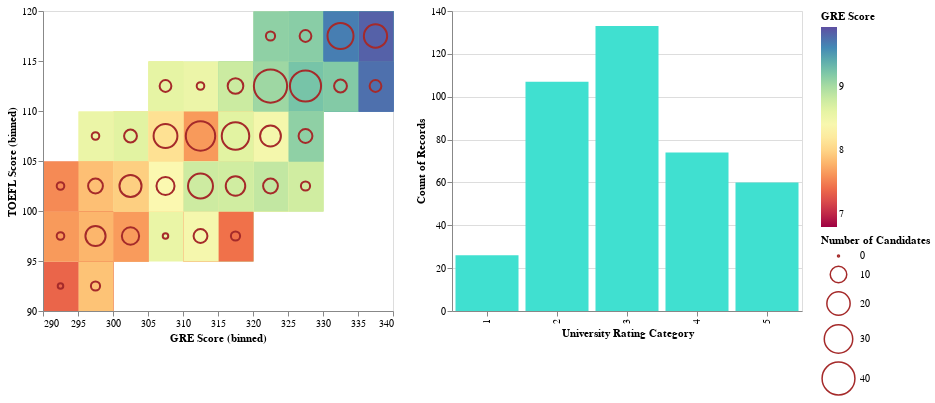

The notebook cell this image was saved under:
### Code cell
bars = alt.Chart(ap).mark_bar().encode(
    x='University Rating Category',
    y='count()',
    color=alt.condition(selected_region, alt.ColorValue("turquoise"), alt.ColorValue("grey"))
).properties(
    width=350
).add_selection(selected_region)

heatmap + circles | bars

#can filter number of candidates in each TOEFL+GRE Score bin, 
#and also find distribution of candidates according to University Ratings

### Figure 1 — Vega-Lite specification as saved in the notebook (floating-point values rounded to 4 significant figures; data arrays with more than 128 entries replaced by an {"elided": "..."} marker saying what was removed)
{"config": {"view": {"continuousWidth": 400, "continuousHeight": 300}}, "hconcat": [{"layer": [{"mark": "rect", "encoding": {"color": {"field": "CGPA", "legend": {"title": "GRE Score"}, "scale": {"scheme": "Spectral"}, "type": "quantitative"}, "x": {"bin": true, "field": "GRE Score", "type": "quantitative"}, "y": {"bin": true, "field": "TOEFL Score", "type": "quantitative"}}, "width": 350}, {"mark": "point", "encoding": {"color": {"value": "brown"}, "size": {"aggregate": "count", "legend": {"title": "Number of Candidates"}, "type": "quantitative"}, "x": {"bin": true, "field": "GRE Score", "type": "quantitative"}, "y": {"bin": true, "field": "TOEFL Score", "type": "quantitative"}}, "transform": [{"filter": {"selection": "selector001"}}], "width": 350}]}, {"mark": "bar", "encoding": {"color": {"condition": {"value": "turquoise", "selection": "selector001"}, "value": "grey"}, "x": {"field": "University Rating Category", "type": "nominal"}, "y": {"aggregate": "count", "type": "quantitative"}}, "selection": {"selector001": {"type": "single", "encodings": ["x"]}}, "width": 350}], "data": {"name": "data-a4a56931fa63a38acddd3a78762805e0"}, "$schema": "https://vega.github.io/schema/vega-lite/v4.17.0.json", "datasets": {"data-a4a56931fa63a38acddd3a78762805e0": {"elided": "400 records"}}}
